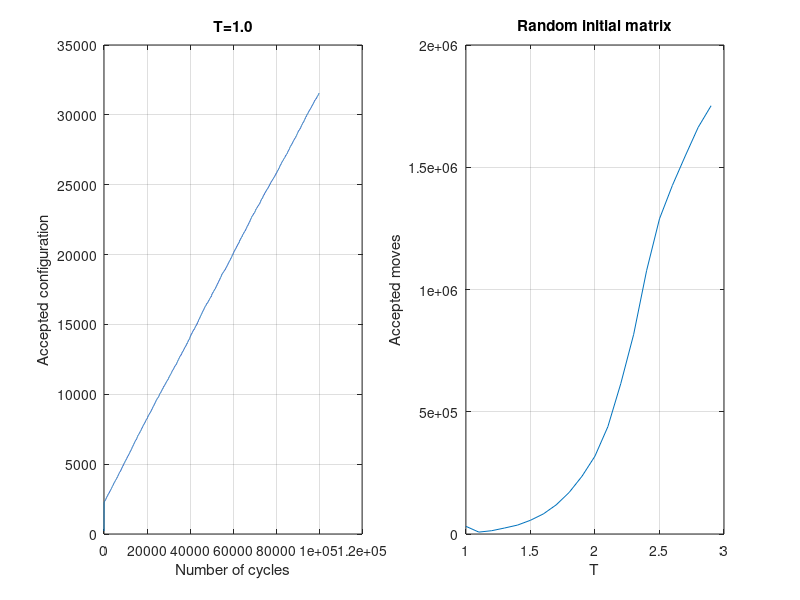
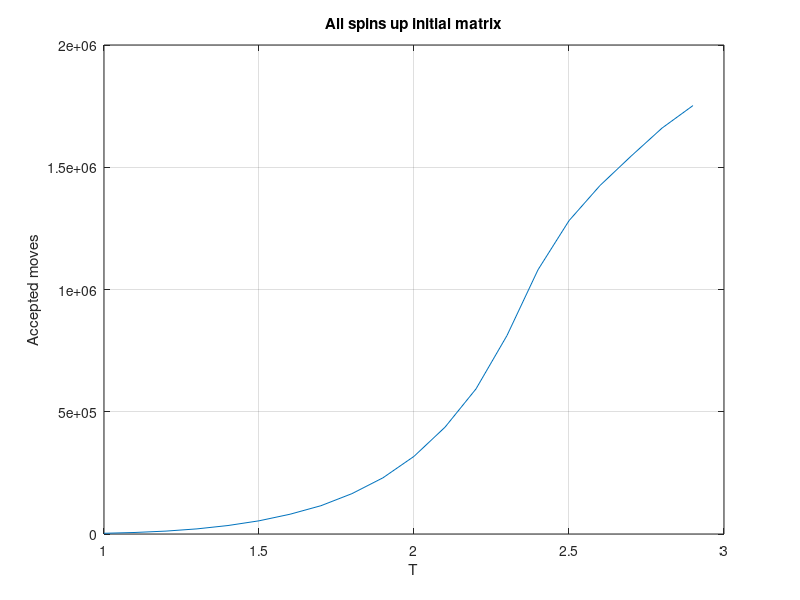
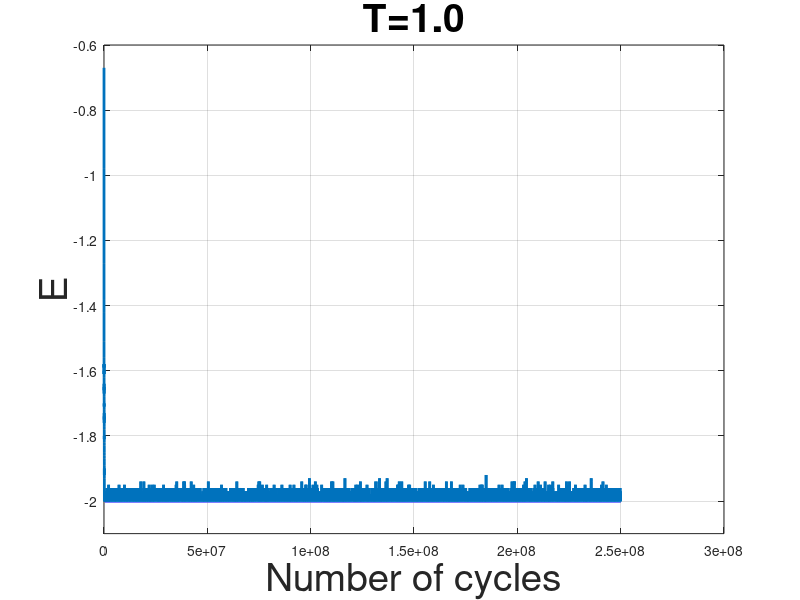
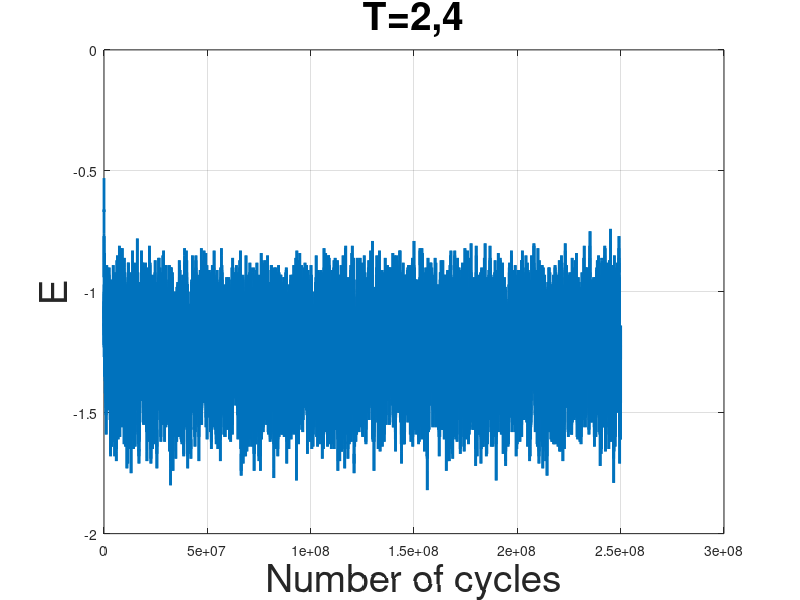

These figures' MATLAB source, in order: (Note: this script raises an error after producing the figures.)
%% load files 
clc
close all
clear all
A1=load('acceptanceMCrandom1.000000.txt');
A2=load('acceptanceMCrandom2.400000.txt');

A3=load('acceptanceMCup1.000000.txt');
A4=load('acceptanceMCup2.400000.txt');

a=load('TempAcceptanceRandom.txt');
b=load('TempAcceptanceUp.txt');

E1=load('energy1.000000.txt');
E24=load('energy2.400000.txt');

M1=load('magnetization1.000000.txt');
M24=load('magnetization2.400000.txt');


%% acceptance random for t=1.0 an t=2.4
cycles1=linspace(1,length(A1),length(A1));
subplot(1,2,1)
plot(cycles1,A1)
title('T=1.0');
xlabel('Number of cycles')
ylabel('Accepted configuration')
grid on
subplot(1,2,2)
plot (cycles1,A2)
title('T=2.4')
xlabel('Number of cycles')
ylabel('Accepted configuration')
grid on




%% acceptance ordered for t=1.0 and t=2.4
cycles2=linspace(1,length(A3),length(A3));
subplot(1,2,1)
plot(cycles2,A3);
title('T=1.0');
xlabel('Number of cycles')
ylabel('Accepted configuration')
grid on
subplot(1,2,2)
plot(cycles2,A4)
title('T=2.4');
xlabel('Number of cycles')
ylabel('Accepted configuration')
grid on


%% acceptance vs temperature



figure(1)
plot(a(:,1),a(:,2));
title('Random initial matrix')
xlabel('T')
ylabel('Accepted moves')
grid on


figure(2)
plot(b(:,1),b(:,2));
title('All spins up initial matrix')
xlabel('T')
ylabel('Accepted moves')
grid on 

%% energyplots for t=1.0 and t=2.4

cyclesE1=linspace(1,length(E1),length(E1))*2500;
cyclesE24=linspace(1,length(E24),length(E24))*2500;

figure(3)
E1=E1/400;
plot(cyclesE1,E1,'linewidth',2)
title('T=1.0', 'fontsize',28)
xlabel('Number of cycles', 'fontsize',28)
ylabel('E','fontsize',28)
ylim([-2.1,-0.6])
grid on

figure(4)
E24=E24/400;
plot(cyclesE24,E24,'linewidth',2)
title('T=2,4','fontsize',28)
xlabel('Number of cycles','fontsize',28)
ylabel('E','fontsize',28)
 
grid on





%%
figure(5)
M1=M1/400;
M1=abs(M1);
plot(cyclesE1,M1,'linewidth',2)
title('T=1.0','fontsize',28)
xlabel('Number of cycles','fontsize',28)
ylabel('M','fontsize',28)
ylim([0.2,1.1])
grid on


figure(6)
M24=M24/400;
M24=abs(M24);
plot(cyclesE1,M24,'linewidth',2);
title('T=2.4','fontsize',28);
xlabel('number of cycles','fontsize',28)
ylabel('M','fontsize',28)
grid on


%% number of appeareances per energy 
E1=load('energy1.000000.txt');
E125=load('energy1.250000.txt');
E15=load('energy1.500000.txt');
E175=load('energy1.750000.txt');
E2=load('energy2.000000.txt');
E225=load('energy2.250000.txt');
E25=load('energy2.500000.txt');
E275=load('energy2.750000.txt');
E3=load('energy3.000000.txt');

edges1 = unique(E1);
edges125 = unique(E125);
edges15 = unique(E15);
edges175 = unique(E175);
edges2 = unique(E2);
edges225 = unique(E225);
edges25 = unique(E25);
edges275 = unique(E275);
edges3 = unique(E3);


counts1 = histc(E1(:), edges1);
counts125 = histc(E125(:), edges125);
counts15 = histc(E15(:), edges15);
counts175 = histc(E175(:), edges175);
counts2 = histc(E2(:), edges2);
counts225 = histc(E225(:), edges225);
counts25 = histc(E25(:), edges25);
counts275 = histc(E275(:), edges275);
counts3 = histc(E3(:), edges3);



figure(7)
hold all
plot (edges1,counts1,'linewidth',2);
plot (edges125,counts125,'linewidth',2);
plot (edges15,counts15,'linewidth',2);
plot (edges175,counts175,'linewidth',2);
plot (edges2,counts2,'linewidth',2);
plot (edges225,counts225,'linewidth',2);
plot (edges25,counts25,'linewidth',2);
plot (edges275,counts275,'linewidth',2);
plot (edges3,counts3,'linewidth',2);
title('Random initial matrix for varying temperature','fontsize',28)
l=legend('1.0','1.25','1.5','1.75','2.0','2,25','2,5','2.75','3.0')
l.FontSize=28;
ylabel('number of occurences')
xlabel('Energy')
grid on
xlim([-800,-100])























